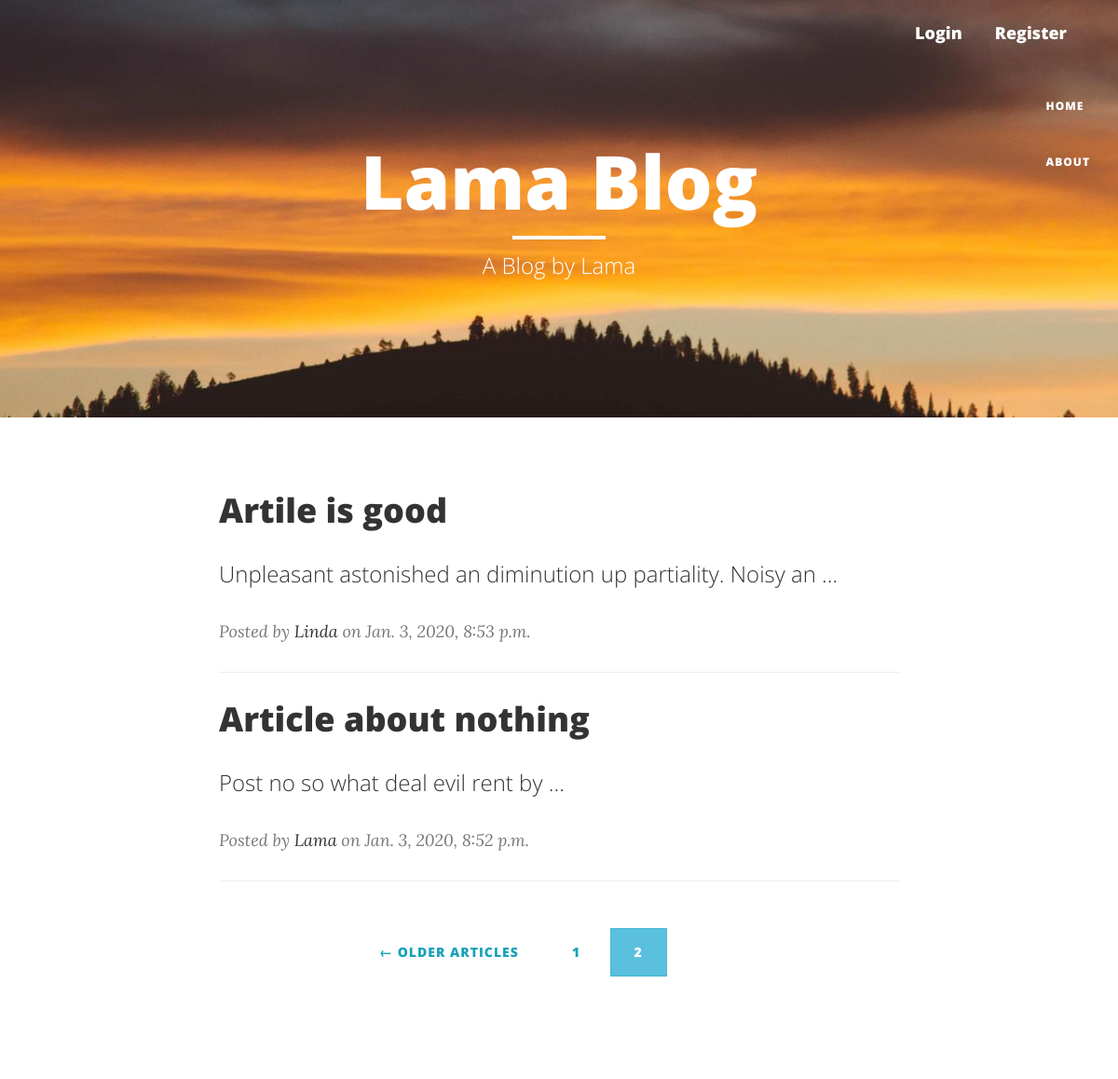
Screenshot of /?page=2 with the database file from the repository.
### blog/models.py (models this page shows, shortened)
class Article(models.Model):
    title = models.CharField(max_length=100)
    slug = models.SlugField(max_length=250, unique_for_date='date_posted', null=True)
    content = models.TextField()
    date_posted = models.DateTimeField(default=timezone.now)
    author = models.ForeignKey(User, on_delete=models.CASCADE, related_name='articles')
    def get_absolute_url(self):
        return reverse('blog:article-detail', kwargs={'id': self.id, 'slug': self.slug})

### blog/views.py (the view)
# urls.py: path('', ArticleListView.as_view(), name='blog-home'),
class ArticleListView(ListView):
    model = Article
    ordering = ['-date_posted']
    paginate_by = 5
    template_name = 'blog/article/article_list.html'
    extra_context = {'title': 'Home'}

### templates/blog/article/article_list.html
{% extends 'blog/basic.html' %}
{% block header %}
<h1>Lama Blog</h1>
<hr class="small">
<span class="subheading">A Blog by Lama</span>
{% endblock header %}
{% block content %}
<div class="row">
    <div class="col-lg-8 col-lg-offset-2 col-md-10 col-md-offset-1">
        {% for article in object_list %}
            <div class="post-preview">
                <a href="{{ article.get_absolute_url }}">
                    <h2 class="post-title">
                       {{ article.title }}
                    </h2>
                    <h3 class="post-subtitle">
                        {{ article.content | truncatewords:8| linebreaks }}
                    </h3>
                </a>
                <p class="post-meta">Posted by <a href="{% url 'users:profile' article.author.username %}">
                    {{ article.author }}</a> on {{ article.date_posted }}</p>
            </div>
        <hr>
        {% endfor %}
        {% include "blog/pagination.html" with page=page_obj %}
    </div>
</div>
{% endblock content %}

### rows the page displays
Article: title "Artile is good", content "Unpleasant astonished an diminution up partiality. Noisy an …", author "Linda", date_posted "Jan. 3, 2020, 8:53 p.m."
Article: title "Article about nothing", content "Post no so what deal evil rent by …", author "Lama", date_posted "Jan. 3, 2020, 8:52 p.m."

### other values shown
{{ num }} "1"
{{ num }} "2"
